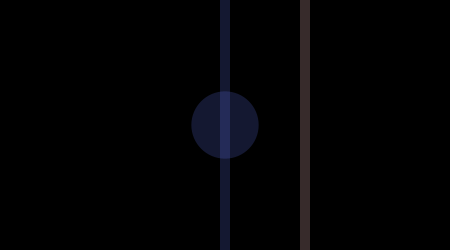
Frame 1 (no input)
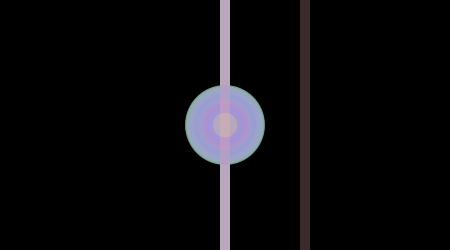
Frame 60 (the mouse pressed at the canvas centre just before this capture)
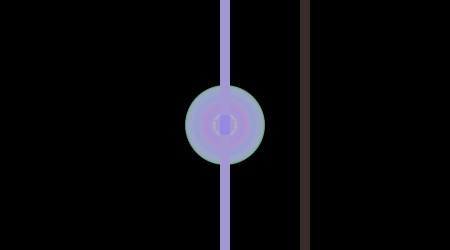
Frame 120 (the mouse held since frame 60 and released just before this capture)

The Processing sketch that drew these frames (run headless with seeded random() and noise(); from frame 60 on, the mouse is pressed at the canvas centre):

// Processing sketch: processing_161813
// ── processing_161813.pde

int counter;

void setup() {  
  size(450, 250);
  background(0);  
  colorMode(HSB);   
  counter = 0;
 
}

void draw() {  
  counter++;
  noStroke();
  fill(random(255),150,250,50);
  if(mousePressed == true) { 
  ellipse(mouseX, mouseY, 20, 20);
  }
else {
   ellipse(width/2, height/2, 80*sin(counter), 80*sin(counter));
  }
  {
  rect(220,0,10,350);
  fill(0,55,55);
  }
  
  {
  rect(300,0,10,250);
  fill(40,55,5);
  //((mouseX>100)&&(mouseY>80)&&(mouseX<300)&&(mouseY<230)){
  //fill(55,205,255);

 
}
  
}
